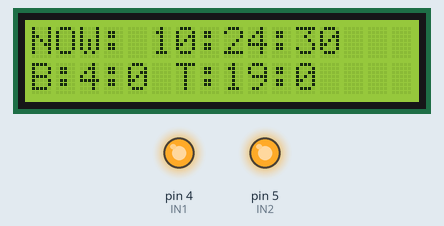
Simulated run of this sketch. Board: Arduino Uno, built with avr-gcc and run on an emulated ATmega328P. On the bench: 16×2 character LCD, output pins drawn as LEDs (lit = HIGH). The local clock reads 2024-03-15 10:24:30 at power-on unless the sketch sets it.

Above: at 0.1 s.
At 9.4 s:
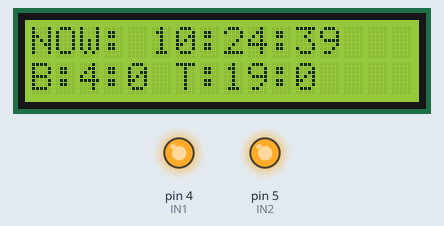
At 18.7 s:
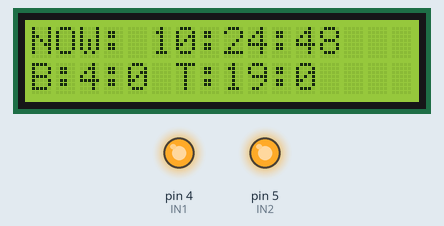
At 38.2 s:
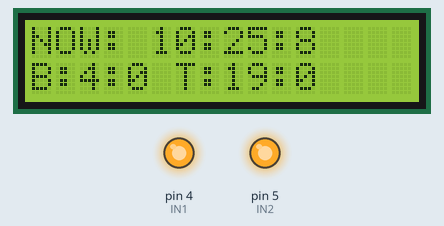
Timing chart, 0 to 39.7 s (numbered marks = the images above):
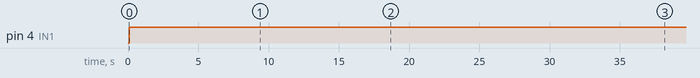

Measured:
- by itself, pin 4 (IN1): LOW → HIGH at 0.10 s
- what the display in image 1 shows lasts 1.0 s, from 9.4 s to 10.4 s

The sketch:

MACH_DIEU_KHIEN_CUA_HEN_GIO.ino
```cpp
#define IN1 4
#define IN2 5
#include <virtuabotixRTC.h> //Libraries needed
#include <LiquidCrystal_I2C.h>
 LiquidCrystal_I2C lcd(0x27,16,2);
//Wiring SCLK -> 6, I/O -> 7, CE -> 8
//Or CLK -> 6 , DAT -> 7, Reset -> 8

virtuabotixRTC myRTC(6, 7, 8); //If you change the wiring change the pins here also
int giobat = 04;
int phutbat = 00;

int giotat =19;
int phuttat = 00;


void setup() {
  dung();
  pinMode(IN1, OUTPUT);
  pinMode(IN2, OUTPUT);
 lcd.home ();
 //myRTC.setDS1302Time(14, 30, 15, 3,18, 7, 2023);
 ///////////////////giây,phút, giờ,thứ,  Ngày,Tháng, Năm
  lcd.init();                      // initialize the lcd
  lcd.backlight();
}
void thuan(){
  digitalWrite(IN1, HIGH);
  digitalWrite(IN2, HIGH);
}
void nguoc(){
  digitalWrite(IN1, LOW);
  digitalWrite(IN2, LOW);
}
void dung(){
  digitalWrite(IN1, LOW);
  digitalWrite(IN2, HIGH);
}
void loop() {
  lcd.clear(); //Here after clearing the LCD we take the time from the module and print it on the screen with usual LCD functions
 myRTC.updateTime();
 lcd.setCursor(0,0);
 lcd.print("NOW: ");
 lcd.print(myRTC.hours);
 lcd.print(":");
 lcd.print(myRTC.minutes);
 lcd.print(":");
 lcd.print(myRTC.seconds);


 lcd.setCursor(0,1);
 lcd.print("B:");
 lcd.print(giobat);
 lcd.print(":");
 lcd.print(phutbat);

 lcd.print(" T:");
 lcd.print(giotat);
 lcd.print(":");
 lcd.print(phuttat);
 if(myRTC.hours >= giotat && myRTC.minutes >= phuttat){
  nguoc();
 }
else if(myRTC.hours >= giobat && myRTC.minutes >= phutbat ){
  thuan();
 }


 delay(1000);
}
```
